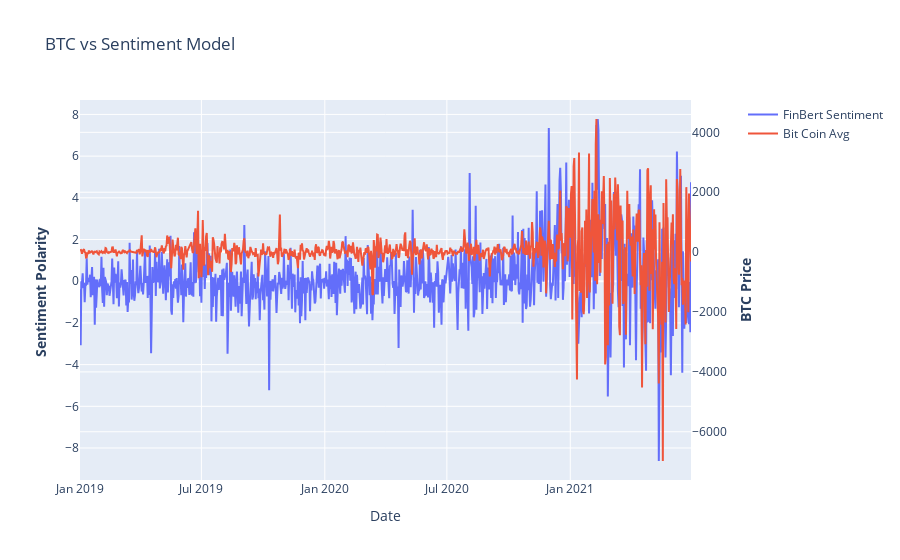

Write notebook code for a chart like this one.
### Code cell
dchunk='d'
a=top.resample(dchunk).sum()[['neg','pos','neut']]
btc_price=pd.read_csv(r"C:\Users\Ben\Desktop\Diplomatiki\CryptoSent\Datasets\other\coin_Bitcoin.csv")
btc_price.Date=pd.to_datetime(btc_price.Date)
btc_price=btc_price.set_index('Date')
btc_price['avg_price']=(btc_price.High+btc_price.Low)/2

btc_price_avg=btc_price.resample(dchunk).mean().loc['2019':'2021-06']['avg_price']

# Create figure with secondary y-axis
fig = make_subplots(specs=[[{"secondary_y": True}]])



fig.add_trace(
    go.Scatter(x=a.index, y=(a.pos-a.neg), name="FinBert Sentiment"),
    secondary_y=False,
)


fig.add_trace(
    go.Scatter(x=btc_price_avg.index, y=btc_price_avg.diff(), name="Bit Coin Avg"),
    secondary_y=True,
)

# Add figure title
fig.update_layout(
    title_text="BTC vs Sentiment Model "
)

# Set x-axis title
fig.update_xaxes(title_text="Date")

# Set y-axes titles
fig.update_yaxes(title_text="<b>Sentiment Polarity </b>", secondary_y=False)
fig.update_yaxes(title_text="<b>BTC Price</b>", secondary_y=True)

fig.show()

### Figure 1 — Plotly figure (JSON) as saved in the notebook; plotly's stock layout.template omitted (floating-point values rounded to 4 significant figures; data arrays with more than 128 entries replaced by an {"elided": "..."} marker saying what was removed)
{"data": [{"name": "FinBert Sentiment", "type": "scatter", "x": {"elided": "912 str values"}, "xaxis": "x", "y": {"elided": "912 float values"}, "yaxis": "y"}, {"name": "Bit Coin Avg", "type": "scatter", "x": {"elided": "912 str values"}, "xaxis": "x", "y": {"elided": "912 float values"}, "yaxis": "y2"}], "layout": {"title": {"text": "BTC vs Sentiment Model "}, "xaxis": {"anchor": "y", "domain": [0, 0.94], "title": {"text": "Date"}}, "yaxis": {"anchor": "x", "domain": [0, 1], "title": {"text": "<b>Sentiment Polarity </b>"}}, "yaxis2": {"anchor": "x", "overlaying": "y", "side": "right", "title": {"text": "<b>BTC Price</b>"}}}}
